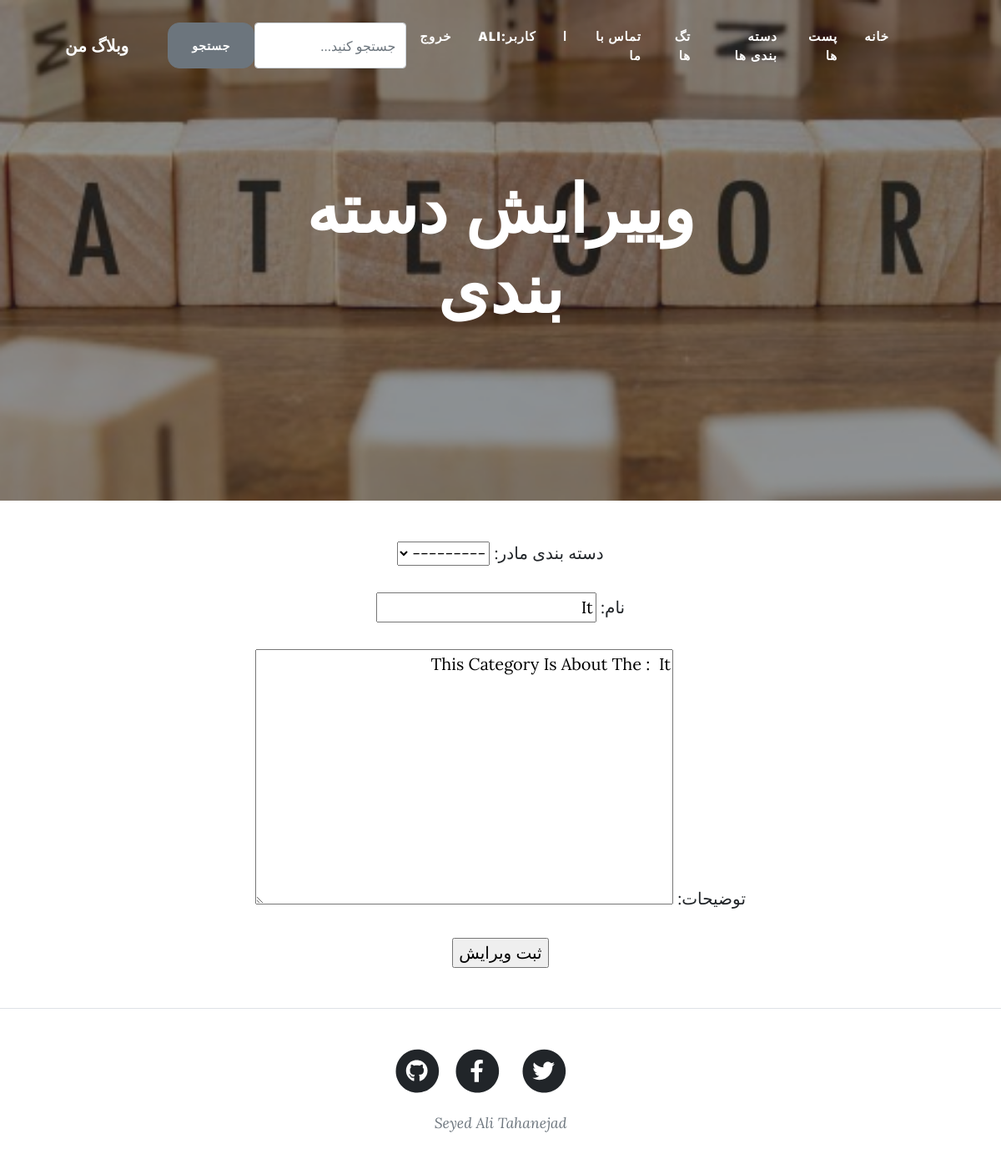
The app's page /edit_category/It (signed in) with its own data.
### post/models.py (models this page shows, shortened)
class Category(models.Model):
    parent = models.ForeignKey("self", null=True, blank=True, on_delete=models.CASCADE)
    title = models.CharField(max_length=120, unique=True)
    description = models.TextField()
    slug = models.SlugField(null=True, unique=True)
    def __str__(self):
        return self.title
    class Meta:
        ordering = ["title"]

### post/views.py (the view)
# urls.py: path("edit_category/<slug:slug>", edit_category_form, name="edit_category_form"),
@login_required(login_url="/login")
def edit_category_form(request, slug):
    category = get_object_or_404(Category, slug=slug)
    form = CategoryForm(instance=category)
    if request.method == "POST":
        form = CategoryForm(request.POST, instance=category)
        if form.is_valid():
            form.save()
            messages.success(request, ' دسته بندی موردنظر با موفقیت ویرایش شد')
        return redirect(reverse("categories"))
    return render(request, "form/edit_category_form.html", {"form": form, "slug": slug})

### post/forms.py (shortened to what this page needs)
class CategoryForm(forms.ModelForm):
    class Meta:
        model = Category
        fields = ["parent","title","description"]
        labels = {
            'parent':_("دسته بندی مادر"),
            'title':_("نام"),
            'description':_("توضیحات"),
        }
        error_messages ={
            'title':{
            'required':_("فیلد نام دسته بندی باید پر شود"),
            },
            'description':{
            'required':_("فیلد توضیحات باید پر شود"),
            },
            }

### post/templates/form/edit_category_form.html (shortened to what this page needs)
{% extends 'main.html' %}
{% load static %}
{% block header_background %}
            <header class="masthead" style="background-image:url({%static 'theme/category.jpg'%})">
            {% endblock header_background%}
{% block page_title %}وییرایش دسته بندی{% endblock page_title %}
{% block content %}
<div class="container mb-5" align="center">
    <div class="col-md-12">
        <form action="{% url 'edit_category_form' slug %}" method="post">
            {{ form.as_p }}
            <input type="submit" value="ثبت ویرایش">
        </form>
    </div>
</div>
{% endblock content %}

### templates/main.html (shortened to what this page needs)
{% load static %}
<!DOCTYPE html>
<html lang="en" dir="rtl">
    <head>
        <link href="{% static 'theme/styles.css'%}" rel="stylesheet" />
    </head>
    <body>
        <nav class="navbar navbar-expand-lg navbar-light" id="mainNav">
            <div class="container px-4 px-lg-5">
                <div class="collapse navbar-collapse" id="navbarResponsive">
                    <ul class="navbar-nav ms-auto py-4 py-lg-0">
                         <li class="nav-item"><a class="nav-link px-lg-3 py-3 py-lg-4 link-custom" href="{%url 'home'%}">خانه</a></li>
                        <li class="nav-item"><a class="nav-link px-lg-3 py-3 py-lg-4 link-custom" href="{%url 'posts'%}">پست ها</a></li>
                        <li class="nav-item"><a class="nav-link px-lg-3 py-3 py-lg-4 link-custom" href="{%url 'categories'%}">دسته بندی ها</a></li>
                        <li class="nav-item"><a class="nav-link px-lg-3 py-3 py-lg-4 link-custom" href="{%url 'tags'%}">تگ ها</a></li>
                        <li class="nav-item"><a class="nav-link px-lg-3 py-3 py-lg-4 link-custom" href="{%url 'contact_us_form'%}">تماس با ما</a></li>
                        <li class="nav-item"><a class="nav-link px-lg-3 py-3 py-lg-4 link-custom" href="{%url 'categories'%}">ا</a></li>
                        {% if user.is_authenticated %}
                        <li class="nav-item"><a class="nav-link px-lg-3 py-3 py-lg-4 link-custom" href="{%url 'dashboard'%}">کاربر:{{user.username}}</a></li>
                        <li class="nav-item"><a class="nav-link px-lg-3 py-3 py-lg-4 link-custom" href="{%url 'logout'%}">خروج</a></li>
                        {% else %}
                        <li class="nav-item"><a class="nav-link px-lg-3 py-3 py-lg-4 link-custom" href="{%url 'login_form'%}">ورود</a></li>
                        <li class="nav-item"><a class="nav-link px-lg-3 py-3 py-lg-4 link-custom" href="{%url 'register_form'%}">عضویت</a></li>
                        {% endif %}
                </div>
                <form class="input-group" id="search-bar" action="{% url 'search' %}" method="get">
                    <input type="search" name ="q" class="form-control rounded" placeholder="جستجو کنید..." aria-label="Search"
                    aria-describedby="search-addon" />
                    <button type="submit" class="btn btn-secondary" >جستجو</button>
                  </form>
                  <a class="navbar-brand" href="{%url 'home'%}">وبلاگ من</a>
            </div>
        </nav>
        {% block header_background %}{% endblock header_background%}
            <div class="container position-relative px-4 px-lg-5">
                <div class="row gx-4 gx-lg-5 justify-content-center">
                    <div class="col-md-10 col-lg-8 col-xl-7">
                        <div class="site-heading">
                            <h1>{% block page_title %}{% endblock page_title %}</h1>
                        </div>
                    </div>
                </div>
            </div>
        </header>
        {% block content %}
        {% endblock content %}
        <footer class="border-top">
            <div class="container px-4 px-lg-5">
                <div class="row gx-4 gx-lg-5 justify-content-center">
                    <div class="col-md-10 col-lg-8 col-xl-7">
                        <ul class="list-inline text-center">
                            <li class="list-inline-item">
                                <a href="#!">
                                    <span class="fa-stack fa-lg">
                                        <i class="fas fa-circle fa-stack-2x"></i>
                                        <i class="fab fa-twitter fa-stack-1x fa-inverse"></i>
                                    </span>
                                </a>
                            </li>
                            <li class="list-inline-item">
                                <a href="#!">
                                    <span class="fa-stack fa-lg">
                                        <i class="fas fa-circle fa-stack-2x"></i>
                                        <i class="fab fa-facebook-f fa-stack-1x fa-inverse"></i>
                                    </span>
                                </a>
                            </li>
                            <li class="list-inline-item">
                                <a href="#!">
                                    <span class="fa-stack fa-lg">
                                        <i class="fas fa-circle fa-stack-2x"></i>
                                        <i class="fab fa-github fa-stack-1x fa-inverse"></i>
                                    </span>
                                </a>
                            </li>
                        </ul>
                        <div class="small text-center text-muted fst-italic">Seyed Ali Tahanejad</div>
                    </div>
                </div>
            </div>
        </footer>
    </body>
</html>

### records on screen
Category: parent "---------", title "It", description "This Category Is About The : It"

### other values on screen
{{ user.username }} "ALI"
